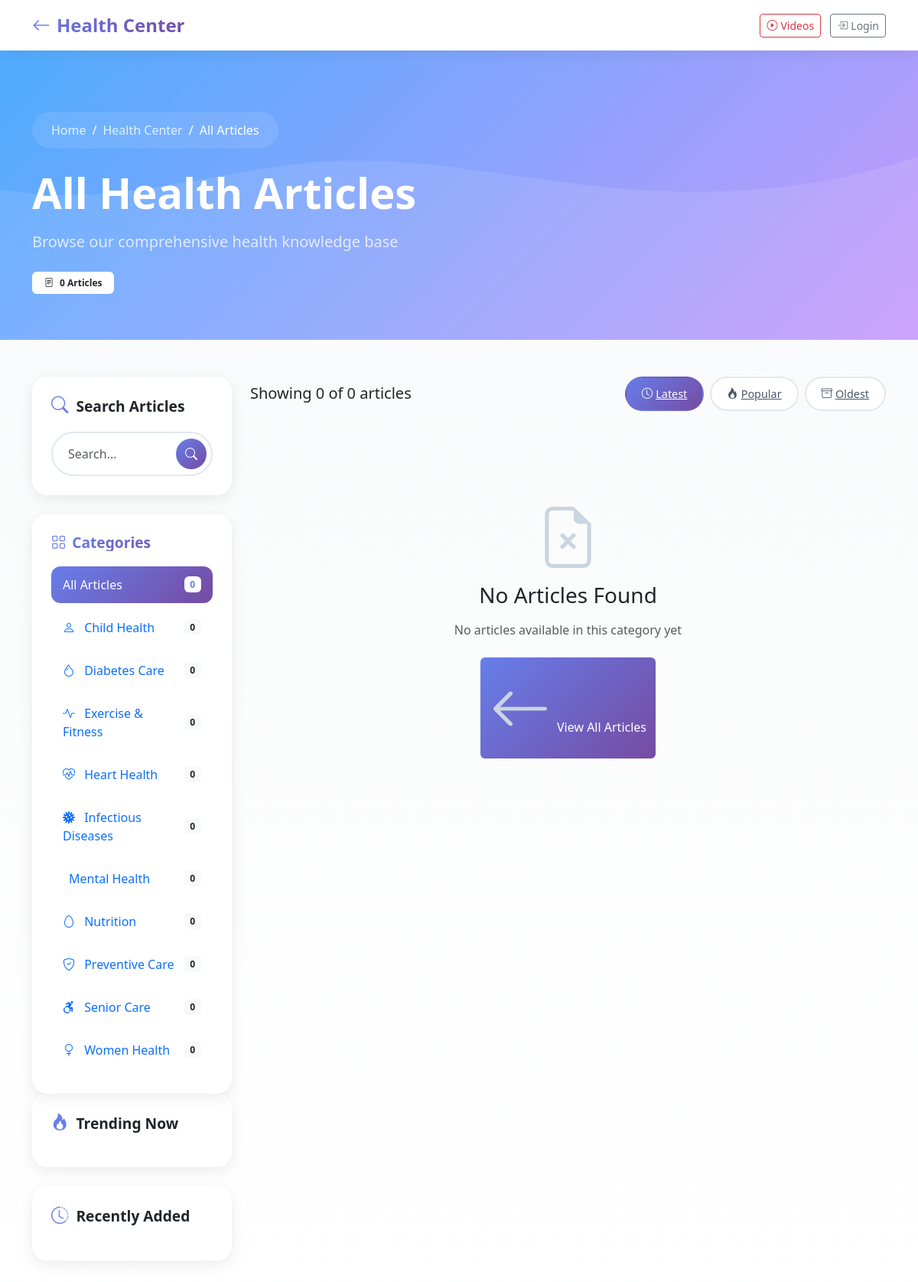
Page /education/articles.php on the committed database.
### tables this page shows
CREATE TABLE `health_categories` (
  `id` INT UNSIGNED PRIMARY KEY AUTO_INCREMENT,
  `name` VARCHAR(100) NOT NULL,
  `slug` VARCHAR(100) UNIQUE NOT NULL,
  `description` TEXT,
  `icon` VARCHAR(50),
  `parent_id` INT UNSIGNED NULL,
  `order_position` INT DEFAULT 0,
  FOREIGN KEY (`parent_id`) REFERENCES `health_categories`(`id`) ON DELETE SET NULL
);

### education/articles.php (the view, shortened to what this page needs)
<?php
require_once '../config.php';
$category_slug = isset($_GET['category']) ? sanitize($_GET['category']) : null;
$search_query = isset($_GET['search']) ? sanitize($_GET['search']) : null;
$sort = isset($_GET['sort']) ? sanitize($_GET['sort']) : 'latest';
$page = isset($_GET['page']) ? (int)$_GET['page'] : 1;
$per_page = 12;
$offset = ($page - 1) * $per_page;
$where = ["ha.status = 'published'"];
$params = [];
$where_clause = implode(' AND ', $where);
$order_by = match($sort) {
    'popular' => 'ha.views DESC',
    'oldest' => 'ha.published_at ASC',
    default => 'ha.published_at DESC'
};
$count_query = "SELECT COUNT(*) as total
                FROM health_articles ha
                JOIN health_categories hc ON ha.category_id = hc.id
                WHERE $where_clause";
$count_stmt = $conn->prepare($count_query);
$count_stmt->execute();
$total_articles = $count_stmt->get_result()->fetch_assoc()['total'];
$total_pages = ceil($total_articles / $per_page);
$query = "SELECT ha.*, hc.name as category_name, hc.slug as category_slug,
                 u.name as author_name, u.specialization,
                 DATE_FORMAT(ha.published_at, '%M %d, %Y') as published_date
          FROM health_articles ha
          JOIN health_categories hc ON ha.category_id = hc.id
          JOIN users u ON ha.author_id = u.id
          WHERE $where_clause
          ORDER BY $order_by
          LIMIT ? OFFSET ?";
$stmt = $conn->prepare($query);
$params[] = $per_page;
$params[] = $offset;
$types = str_repeat('s', count($params) - 2) . 'ii';
$stmt->bind_param($types, ...$params);
$stmt->execute();
$articles = $stmt->get_result();
$categories = $conn->query("
    SELECT hc.*, COUNT(ha.id) as article_count
    FROM health_categories hc
    LEFT JOIN health_articles ha ON hc.id = ha.category_id AND ha.status = 'published'
    WHERE hc.parent_id IS NULL
    GROUP BY hc.id
    ORDER BY hc.name
");
$current_category = null;
?>
<!DOCTYPE html>
<html lang="en">
<head>
    <link href="https://cdn.jsdelivr.net/npm/bootstrap@5.3.2/dist/css/bootstrap.min.css" rel="stylesheet">
    <link href="https://cdn.jsdelivr.net/npm/bootstrap-icons@1.11.3/font/bootstrap-icons.css" rel="stylesheet">
    <link href="https://unpkg.com/aos@2.3.1/dist/aos.css" rel="stylesheet">
</head>
<body>
<nav class="education-navbar">
    <div class="container">
        <div class="d-flex justify-content-between align-items-center">
            <a href="index.php" class="nav-brand text-decoration-none">
                <i class="bi bi-arrow-left me-2"></i>Health Center
            </a>
            <div>
                <a href="videos.php" class="btn btn-sm btn-outline-danger me-2">
                    <i class="bi bi-play-circle me-1"></i>Videos
                </a>
                <?php if(isset($_SESSION['user']) && in_array($_SESSION['user']['role'], ['admin', 'doctor'])): ?>
                <a href="manage_articles.php" class="btn btn-sm btn-gradient" style="background: var(--primary-gradient); color: white; border: none;">
                    <i class="bi bi-pencil-square me-1"></i>Manage
                </a>
                <?php else: ?>
                <a href="../login.php" class="btn btn-sm btn-outline-secondary">
                    <i class="bi bi-box-arrow-in-right me-1"></i>Login
                </a>
                <?php endif; ?>
            </div>
        </div>
    </div>
</nav>
<section class="page-header">
    <div class="container page-header-content">
        <nav aria-label="breadcrumb" data-aos="fade-down">
            <ol class="breadcrumb mb-4">
                <li class="breadcrumb-item"><a href="../index.php">Home</a></li>
                <li class="breadcrumb-item"><a href="index.php">Health Center</a></li>
                <?php if($current_category): ?>
                <li class="breadcrumb-item active"><?= htmlspecialchars($current_category['name']) ?></li>
                <?php else: ?>
                <li class="breadcrumb-item active">All Articles</li>
                <?php endif; ?>
            </ol>
        </nav>
        <div data-aos="fade-up">
            <?php if($current_category): ?>
            <div class="d-flex align-items-center gap-3 mb-3">
                <div style="width: 70px; height: 70px; background: rgba(255,255,255,0.2); border-radius: 20px; display: flex; align-items: center; justify-content: center; font-size: 2rem;">
                    <i class="bi bi-<?= $current_category['icon'] ?: 'heart-pulse' ?>"></i>
                </div>
                <div>
                    <h1 class="display-4 fw-bold mb-0"><?= htmlspecialchars($current_category['name']) ?></h1>
                    <p class="lead mb-0 opacity-75"><?= htmlspecialchars($current_category['description']) ?></p>
                </div>
            </div>
            <?php else: ?>
            <h1 class="display-4 fw-bold mb-3">
                <?= $search_query ? 'Search Results' : 'All Health Articles' ?>
            </h1>
            <p class="lead opacity-75">
                <?= $search_query ? "Results for: \"$search_query\"" : 'Browse our comprehensive health knowledge base' ?>
            </p>
            <?php endif; ?>
            <div class="mt-4">
                <span class="badge bg-white text-dark px-3 py-2">
                    <i class="bi bi-file-text me-2"></i><?= $total_articles ?> Articles
                </span>
            </div>
        </div>
    </div>
</section>
<section class="py-5">
    <div class="container">
        <div class="row">
            <div class="col-lg-3" data-aos="fade-right">
                <div class="widget">
                    <h5 class="widget-title">
                        <i class="bi bi-search"></i>
                        Search Articles
                    </h5>
                    <form action="" method="GET" class="search-widget">
                        <input type="text" name="search" class="form-control"
                               placeholder="Search..."
                               value="<?= htmlspecialchars($search_query ?? '') ?>">
                        <button type="submit">
                            <i class="bi bi-search"></i>
                        </button>
                    </form>
                </div>
                <div class="filter-card">
                    <h5 class="filter-title">
                        <i class="bi bi-grid me-2"></i>Categories
                    </h5>
                    <a href="articles.php" class="text-decoration-none">
                        <div class="category-filter-item <?= !$category_slug ? 'active' : '' ?>">
                            <span>All Articles</span>
                            <span class="badge bg-light text-dark"><?= $total_articles ?></span>
                        </div>
                    </a>
                    <?php
                    $categories->data_seek(0);
                    while($cat = $categories->fetch_assoc()):
                    ?>
                    <a href="articles.php?category=<?= $cat['slug'] ?>" class="text-decoration-none">
                        <div class="category-filter-item <?= $category_slug === $cat['slug'] ? 'active' : '' ?>">
                            <span>
                                <i class="bi bi-<?= $cat['icon'] ?: 'heart-pulse' ?> me-2"></i>
                                <?= htmlspecialchars($cat['name']) ?>
                            </span>
                            <span class="badge bg-light text-dark"><?= $cat['article_count'] ?></span>
                        </div>
                    </a>
                    <?php endwhile; ?>
                </div>
                <div class="widget">
                    <h5 class="widget-title">
                        <i class="bi bi-fire"></i>
                        Trending Now
                    </h5>
                </div>
                <div class="widget">
                    <h5 class="widget-title">
                        <i class="bi bi-clock-history"></i>
                        Recently Added
                    </h5>
                </div>
            </div>
            <div class="col-lg-9">
                <div class="d-flex justify-content-between align-items-center mb-4" data-aos="fade-left">
                    <div>
                        <h5 class="mb-0">
                            <?php if($search_query): ?>
                            Found <?= $total_articles ?> results
                            <?php else: ?>
                            Showing <?= min($per_page, $total_articles) ?> of <?= $total_articles ?> articles
                            <?php endif; ?>
                        </h5>
                    </div>
                    <div class="d-flex gap-2">
                        <a href="?<?= http_build_query(array_merge($_GET, ['sort' => 'latest'])) ?>"
                           class="sort-btn <?= $sort === 'latest' ? 'active' : '' ?>">
                            <i class="bi bi-clock me-1"></i>Latest
                        </a>
                        <a href="?<?= http_build_query(array_merge($_GET, ['sort' => 'popular'])) ?>"
                           class="sort-btn <?= $sort === 'popular' ? 'active' : '' ?>">
                            <i class="bi bi-fire me-1"></i>Popular
                        </a>
                        <a href="?<?= http_build_query(array_merge($_GET, ['sort' => 'oldest'])) ?>"
                           class="sort-btn <?= $sort === 'oldest' ? 'active' : '' ?>">
                            <i class="bi bi-archive me-1"></i>Oldest
                        </a>
                    </div>
                </div>
                <?php if($articles->num_rows > 0): ?>
                <div class="row g-4">
                    <?php
                    $delay = 0;
                    while($article = $articles->fetch_assoc()):
                        $read_time = ceil(str_word_count(strip_tags($article['content'])) / 200);
                    ?>
                    <div class="col-md-6" data-aos="fade-up" data-aos-delay="<?= $delay ?>">
                        <div class="article-card">
                            <div class="article-image">
                                <?php if($article['featured_image']): ?>
                                <img src="<?= UPLOADS_URL . $article['featured_image'] ?>"
                                     alt="<?= htmlspecialchars($article['title']) ?>">
                                <?php else: ?>
                                <img src="https://via.placeholder.com/600x300/667eea/ffffff?text=<?= urlencode(substr($article['title'], 0, 20)) ?>"
                                     alt="<?= htmlspecialchars($article['title']) ?>">
                                <?php endif; ?>
                                <span class="article-badge">
                                    <i class="bi bi-tag-fill me-1"></i><?= $article['category_name'] ?>
                                </span>
                                <span class="reading-time">
                                    <i class="bi bi-clock me-1"></i><?= $read_time ?> min read
                                </span>
                            </div>
                            <div class="article-content">
                                <h5 class="article-title">
                                    <a href="article_view.php?slug=<?= $article['slug'] ?>"
                                       class="text-decoration-none text-dark">
                                        <?= htmlspecialchars($article['title']) ?>
                                    </a>
                                </h5>
                                <p class="article-excerpt">
                                    <?= htmlspecialchars(substr($article['excerpt'], 0, 120)) ?>...
                                </p>
                                <div class="article-meta">
                                    <div class="author-info">
                                        <div class="author-avatar">
                                            <i class="bi bi-person-fill"></i>
                                        </div>
                                        <div>
                                            <small class="fw-bold d-block"><?= htmlspecialchars($article['author_name']) ?></small>
                                            <small class="text-muted"><?= $article['published_date'] ?></small>
                                        </div>
                                    </div>
                                    <div class="article-stats">
                                        <span><i class="bi bi-eye me-1"></i><?= $article['views'] ?></span>
                                    </div>
                                </div>
                            </div>
                        </div>
                    </div>
                    <?php
                    $delay += 50;
                    endwhile;
                    ?>
                </div>
                <?php if($total_pages > 1): ?>
                <nav aria-label="Page navigation" data-aos="fade-up">
                    <ul class="pagination custom-pagination">
                        <?php if($page > 1): ?>
                        <li class="page-item">
                            <a class="page-link" href="?<?= http_build_query(array_merge($_GET, ['page' => $page - 1])) ?>">
                                <i class="bi bi-chevron-left"></i>
                            </a>
                        </li>
                        <?php endif; ?>
                        <?php for($i = max(1, $page - 2); $i <= min($total_pages, $page + 2); $i++): ?>
                        <li class="page-item <?= $i === $page ? 'active' : '' ?>">
                            <a class="page-link" href="?<?= http_build_query(array_merge($_GET, ['page' => $i])) ?>">
                                <?= $i ?>
                            </a>
                        </li>
                        <?php endfor; ?>
                        <?php if($page < $total_pages): ?>
                        <li class="page-item">
                            <a class="page-link" href="?<?= http_build_query(array_merge($_GET, ['page' => $page + 1])) ?>">
                                <i class="bi bi-chevron-right"></i>
                            </a>
                        </li>
                        <?php endif; ?>
                    </ul>
                </nav>
                <?php endif; ?>
                <?php else: ?>
                <div class="empty-state" data-aos="fade-up">
                    <i class="bi bi-file-earmark-x"></i>
                    <h3 class="mb-3">No Articles Found</h3>
                    <p class="text-muted mb-4">
                        <?php if($search_query): ?>
                        Try adjusting your search terms or browse all articles
                        <?php else: ?>
                        No articles available in this category yet
                        <?php endif; ?>
                    </p>
                    <a href="articles.php" class="btn btn-gradient" style="background: var(--primary-gradient); color: white; border: none;">
                        <i class="bi bi-arrow-left me-2"></i>View All Articles
                    </a>
                </div>
                <?php endif; ?>
            </div>
        </div>
    </div>
</section>
</body>
</html>

### rows in the picture
health_categories: name "Child Health", article_count "0"
health_categories: name "Diabetes Care", article_count "0"
health_categories: name "Exercise & Fitness", article_count "0"
health_categories: name "Heart Health", article_count "0"
health_categories: name "Infectious Diseases", article_count "0"
health_categories: name "Mental Health", article_count "0"
health_categories: name "Nutrition", article_count "0"
health_categories: name "Preventive Care", article_count "0"
health_categories: name "Senior Care", article_count "0"
health_categories: name "Women Health", article_count "0"

### other values in the picture
$total_articles "0"
min($per_page, $total_articles) "0"
